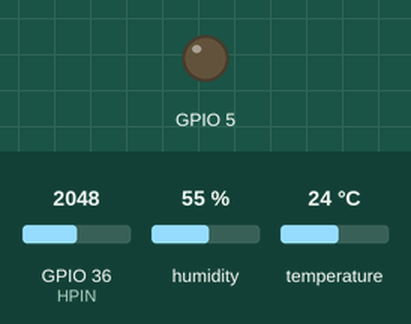
Simulated run of this sketch. Board: ESP32. Parts: output pins drawn as LEDs (lit = HIGH). The test bench sets the inputs (shaded band); at power-on: GPIO 36 (HPIN) = 2048, humidity 55 %, temperature 24 °C. WiFi joins after 1.5 s; servers stay silent unless stated; no MQTT or app messages arrive unless stated; what the sketch prints to the serial monitor is not drawn.

Above: at 4.2 s.
4.3 s: GPIO 36 (HPIN) set to 3616
8.2 s: GPIO 36 (HPIN) set to 3756
At 9.6 s:
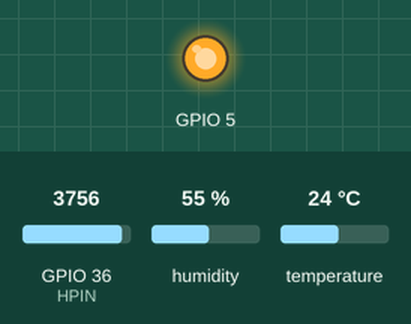
10.5 s: GPIO 36 (HPIN) set to 3603
At 12.2 s:
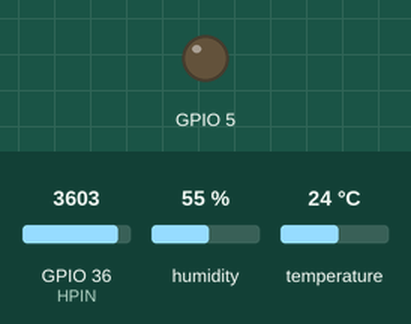
12.5 s: GPIO 36 (HPIN) set to 4095
At 13.9 s:
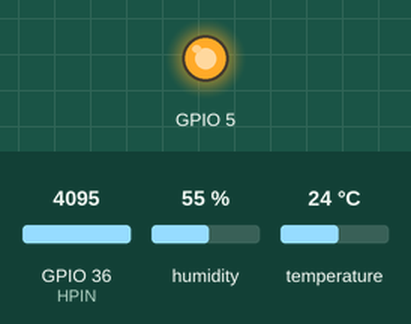
Timing chart, 0 to 15.5 s (numbered marks = the images above; inputs shaded):
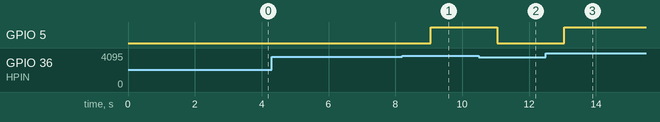

Measured:
- the behaviour switches between 3685 and 3686 on GPIO 36 (HPIN) (found by bisection; images 0 and 1)
- after the input at 4.3 s, every drawn part: stays the same
- after the input at 8.2 s, GPIO 5: LOW → HIGH after 0.85 s
- after the input at 10.5 s, GPIO 5: HIGH → LOW after 0.56 s
- after the input at 12.5 s, GPIO 5: LOW → HIGH after 0.56 s

The sketch:

Master_MQTT.ino
```cpp
#include <WiFi.h>
#include <Adafruit_MQTT.h>
#include <Adafruit_MQTT_Client.h>
#include <HardwareSerial.h>
#include <Adafruit_Sensor.h>
#include <DHT.h>

HardwareSerial MySerial(1);

const int HPIN = 36;
#define DHTPIN 27

//QueueHandle_t queue; //Se declara la cola

const char* ssid = "amejia";            //ESP32 y Raspberry conectadas a la misma red
const char* password = "Alejo.12";

DHT dht(DHTPIN, DHT11); //Defining DHT11

#define HOST        "192.168.43.1"
#define PORT        1883
#define USERNAME    "username"
#define PASSWORD    "wilmerunal2016"
const char clientid[] PROGMEM = "cel";
const int timeout = 200;
WiFiClient client;
Adafruit_MQTT_Client mqtt(&client,HOST,PORT,USERNAME,PASSWORD);
Adafruit_MQTT_Publish temperatura = Adafruit_MQTT_Publish(&mqtt, "temperatura");
Adafruit_MQTT_Publish co2 = Adafruit_MQTT_Publish(&mqtt, "co2");
Adafruit_MQTT_Publish humedad = Adafruit_MQTT_Publish(&mqtt, "humedad");
void MQTT_connect();

void setup() {

  Serial.begin(115200);

  MySerial.begin(115200, SERIAL_8N1, 16, 17);
  pinMode (5, OUTPUT);

  delay(1000);

     //queue = xQueueCreate(4, sizeof( float ) );


  WiFi.begin(ssid, password);

  while (WiFi.status() != WL_CONNECTED) {
    delay(1000);
    Serial.println("Connecting to WiFi..");
  }

  Serial.println("Connected to the WiFi network");

    MQTT_connect();


  xTaskCreate(
                    fpgasender,          /* Task function. */
                    "TaskOne",        /* String with name of task. */
                    10000,            /* Stack size in bytes. */
                    NULL,             /* Parameter passed as input of the task */
                    1,                /* Priority of the task. */
                    NULL);            /* Task handle. */

  xTaskCreate(
                    senderwifi,          /* Task function. */
                    "TaskTwo",        /* String with name of task. */
                    10000,            /* Stack size in bytes. */
                    NULL,             /* Parameter passed as input of the task */
                    1,                /* Priority of the task. */
                    NULL);            /* Task handle. */

}

void loop() {

}

void fpgasender( void * parameter)
{

    for( ;; ){

  float u2 = 3.3-(3.3*analogRead(HPIN)/4095) ; //Obtaining the voltage input sent by the sensor
  float hum = (u2/3.3)*100; //Parametrization

  if(hum<10){

   digitalWrite(5, HIGH);

  }if(hum>10){

   digitalWrite(5, LOW);

  }

  //xQueueSend(queue, &hum, portMAX_DELAY);
  vTaskDelay(2000/portTICK_PERIOD_MS);
  }
}


void senderwifi( void * parameter)
{

    for( ;; ){

    dht.begin();

    float dat = MySerial.parseFloat();
    String dataP = (String)dat;

    float u2 = 3.3-(3.3*analogRead(HPIN)/4095) ; //Obtaining the voltage input sent by the sensor
    float hum = (u2/3.3)*100; //Parametrization

    String dataH = (String)hum;

    float t = dht.readTemperature();
    String dataT = (String)t;


  // Compute heat index in Fahrenheit (the default)
  // Compute heat index in Celsius (isFahreheit = false)


  temperatura.publish(t);
  delay(100);
  humedad.publish(hum);
  delay(100);
  co2.publish(dat);
  delay(100);


  Serial.print(F("Humedad: "));
  Serial.print(dataH);
  Serial.print(F("%  Temperatura: "));
  Serial.print(dataT);
  Serial.print(F("°C "));
  Serial.print(F("% CO2: "));
  Serial.print(dataP);
  Serial.print(F("% ppm"));


   vTaskDelay(1000 / portTICK_PERIOD_MS);

    }

}

void MQTT_connect() {
  int8_t ret;
  if (mqtt.connected()) {
    return;
  }

  Serial.print("Connecting to MQTT... ");
  uint8_t retries = 10;
  while ((ret = mqtt.connect()) != 0) { // connect will return 0 for connected
       Serial.println(mqtt.connectErrorString(ret));
       Serial.println("Retrying MQTT connection in 1 second...");
       mqtt.disconnect();
       delay(2000);
       retries--;
       if (retries == 0)
         Serial.println("No Conectado");
  }
  Serial.println("MQTT Connected!");
}
```
